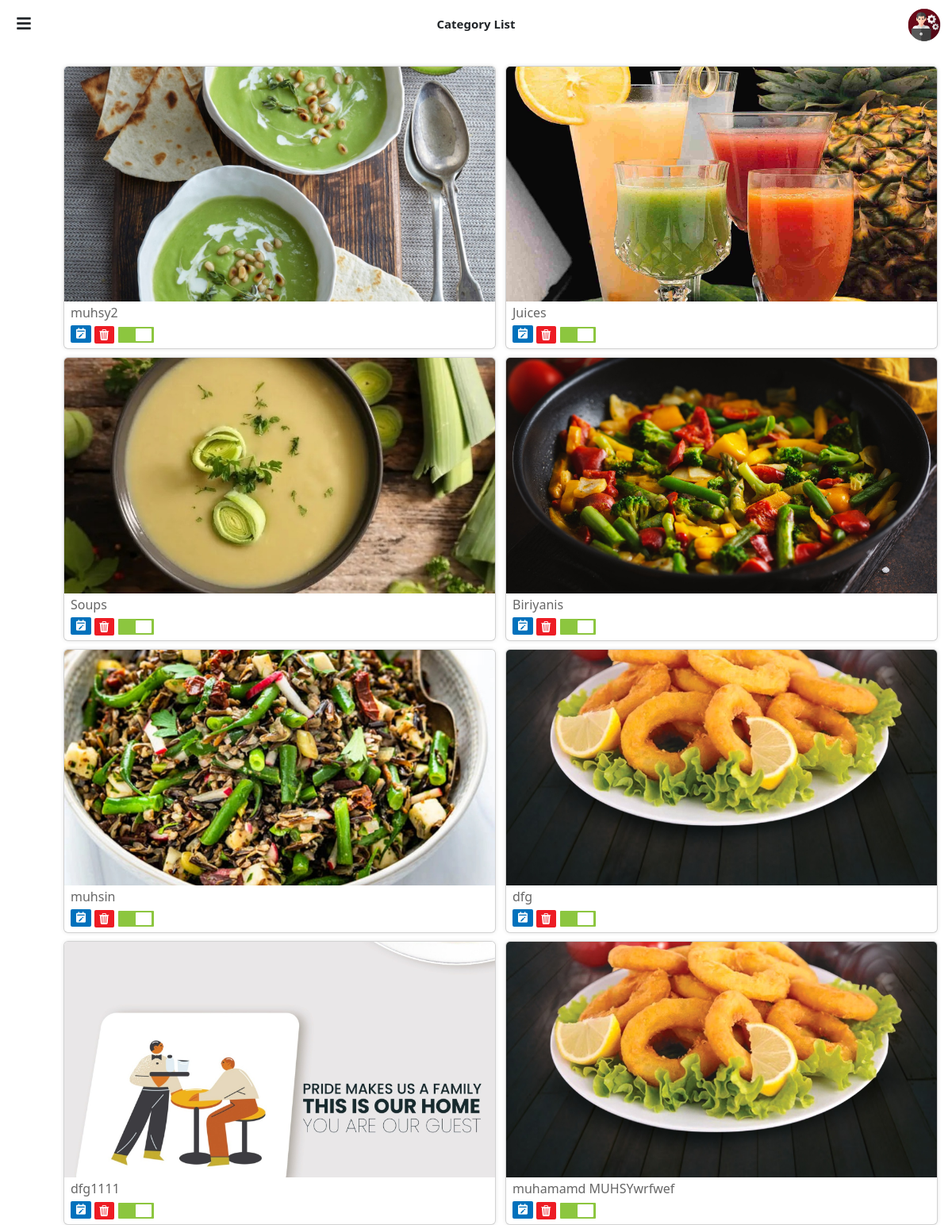
Before: /category/ (signed in) with the older database file.
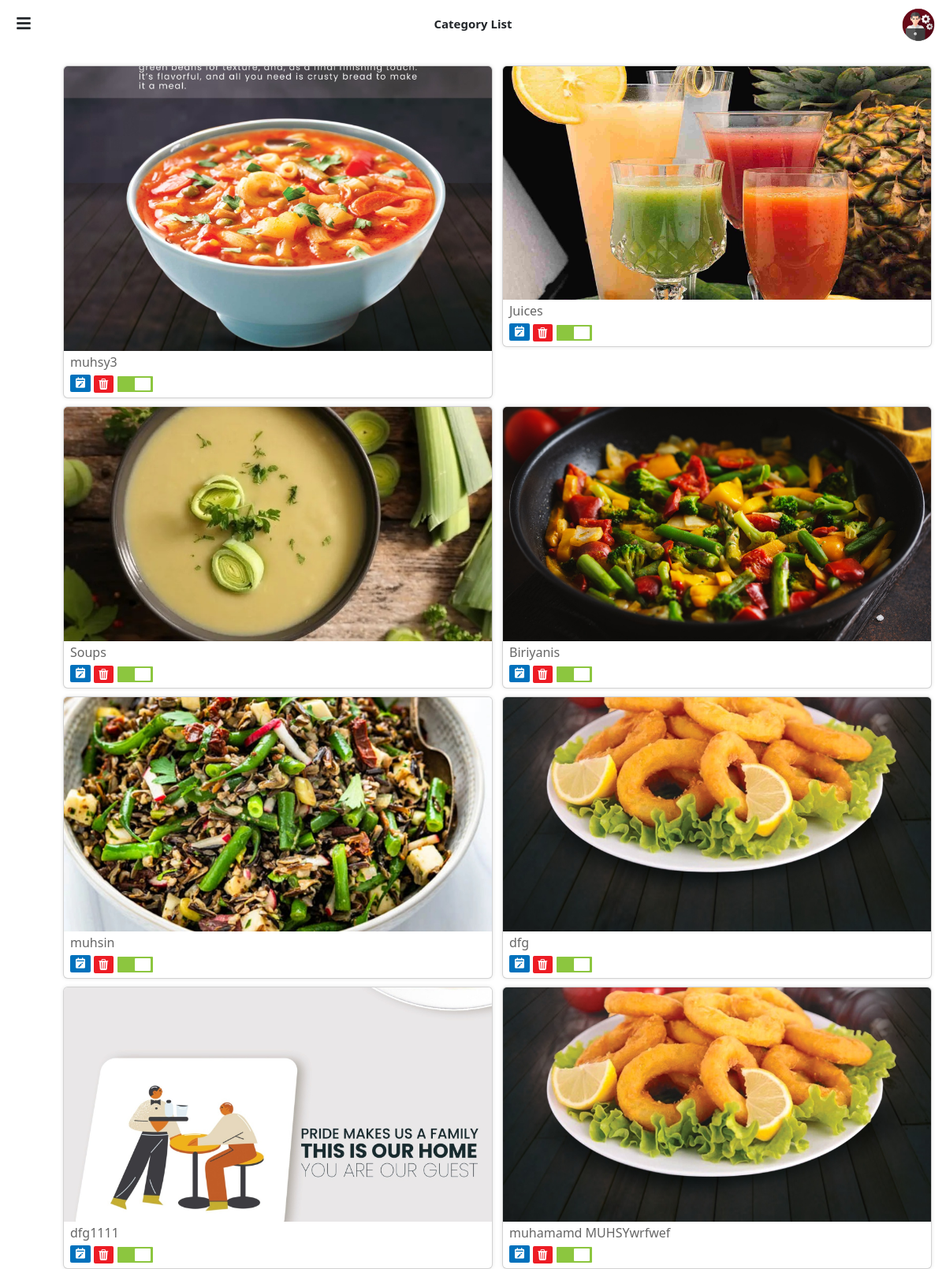
After: the same page with the newer database file.
### adminapp/models.py (models this page shows, shortened)
class Category(models.Model):
    name = models.CharField(max_length= 100)
    image = models.ImageField(upload_to='category_image', null=True)
    availability = models.BooleanField(default=False)

### adminapp/views.py (the view)
# urls.py: path('category/', views.category_list, name='category_list'),
@login_required
def category_list(request):
    categories = Category.objects.all()
    return render(request, 'category_list.html', {'categories': categories})

### adminapp/templates/category_list.html (shortened to what this page needs)
<!DOCTYPE html>
{% load static %}
<html lang="en">
<head>
    <link href="https://cdn.jsdelivr.net/npm/bootstrap@5.3.0-alpha3/dist/css/bootstrap.min.css" rel="stylesheet">
    <link rel="stylesheet" href="https://cdn.jsdelivr.net/npm/bootstrap-icons@1.10.5/font/bootstrap-icons.css">
    <link href='https://unpkg.com/boxicons@2.1.4/css/boxicons.min.css' rel='stylesheet'>
	<link rel="stylesheet" href="https://cdnjs.cloudflare.com/ajax/libs/font-awesome/5.15.4/css/all.min.css">
	<link rel="stylesheet" href="{% static 'css/category-list.css' %}">
	<link rel="stylesheet" href="{% static 'css/animated.css' %}">
</head>
<body>
    <header>
		<div class="row">
			<div class="col">
				<div class="menu-icon" id="menuIcon">
					<i class="fas fa-bars"></i>
				</div>
			</div>
			<div class="col">
				<div style="display: flex; justify-content: center; padding-top: 19px; font-size: 15px;
				font-weight: 600;">
					<p><span>Category</span> List</p>
				</div>
			</div>
			<div class="col">
				<div class="admin-profile">
					<img src="{% static 'images/admin.png' %}" alt="Image" width="50px" style="padding-top: 8px; margin-right: 10px;">
				</div>
			</div>
		</div>
    </header>
	<div class="container fade-up">
		<div class="row">
			{% for category in categories %}
				<div class="col-md-6 col-lg-3 col-xs-6">
					<div class="card">
						<a href="{% url 'category_products' category.id %}">
							<img src="{{ category.image.url }}" class="card-img-top" alt="">
						</a>
						<div class="card-body" style="padding: 0px;">
							<p class="card-text">
								<a href="{% url 'category_products' category.id %}" style="color: #666666; font-weight: 500;">{{ category.name }}</a>
							</p>
						</div>
						<div class="card-body" style="padding: 0px;">
							<div class="buttons">
								<span>
									<a href="{% url 'category_edit' category.id %}">
										<i class='bx bxs-calendar-edit' style="background-color: #0071bc; color: #fff; padding-top: 2px;
																				padding-bottom: 4px; padding-left: 5px; padding-right: 5px;
																				border-radius: 2px;">
										</i>
									</a>
								</span>
								<span>
									<a href="{% url 'category_delete' category.id %}" onclick="return confirm('Do you want to logout this page?')">
										<i class='bi bi-trash3-fill' style="background-color: #ed1c24; color: #fff; padding-top: 1px;
																				padding-bottom: 2px; padding-left: 5px; padding-right: 2px;
																				border-radius: 2px; font-size: 14px;">
										</i>
									</a>
								</span>
								<span style="padding-left: 5px;">
									<label class="switch">
										<span class="slider round"></span>
									</label>
								</span>
							</div>
						</div>
					</div>
				</div>
			{% endfor %}
		</div>
		</div>
</body>
</html>

### static/css/category-list.css (style rules this page uses)
body { margin: 0; padding: 0; }
.menu-icon { display: flex; justify-content: center; align-items: center; width: 40px; height: 30px; cursor: pointer; position: fixed; top: 15px; left: 10px; z-index: 100; }
.menu-icon i { font-size: 20px; }
.admin-profile { display: flex; justify-content: end; }
@media (max-width: 1300px) { .col-xs-6 { flex: 0 0 50%; max-width: 50%; padding-right: 0px; } }
.container { margin-right: 0px; margin-top: 15px; padding-left: 120px; padding-right: 30px; }
.card { margin-top: 10px; box-shadow: 0 0 5px rgba(0, 0, 0, 0.1); }
.card-body p { padding-left: 8px; padding-top: 2px; }
.card-body a { text-decoration: none; }
@media (max-width: 1300px) { .container { padding-left: 20px; } }
.buttons { padding-left: 8px; padding-top: 3px; margin-bottom: 6px; }
.switch { position: relative; display: inline-block; width: 45px; height: 20px; }
.slider { position: absolute; cursor: pointer; top: 3px; left: 0; right: 0; bottom: -3px; background-color: #ccc; border-radius: 1px; transition: .4s; }
.slider:before { position: absolute; content: ""; height: 16px; width: 20px; left: 2px; bottom: 2px; background-color: white; border-radius: 1px; transition: .4s; }
input:checked + .slider { background-color: #8cc63f; }
input:checked + .slider:before { transform: translateX(20px); }

Changed rows visible on the page:
changed Category: image: a different picture; name "muhsy2" → "muhsy3"
